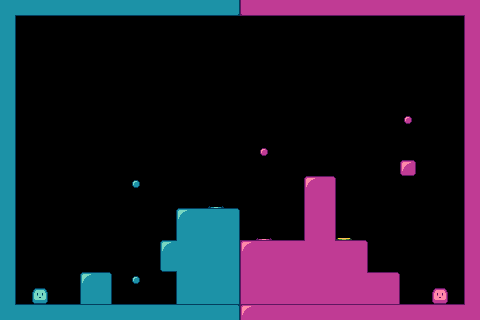

The image is a tile-based game level rendered from a .tmx file. Its description and complete source (layers, tilesets, objects, tile grids) follow:
An orthogonal 30x20 tile map with 16x16 px tiles, 1 tile layer (Tile Layer 1).

<map version="1.4" tiledversion="2021.01.13" orientation="orthogonal" renderorder="right-down" width="30" height="20" tilewidth="16" tileheight="16" infinite="0" nextlayerid="2" nextobjectid="1">
 <tileset firstgid="1" source="spritesheet.tsx" />
 <layer id="1" name="Tile Layer 1" width="30" height="20">
  <data encoding="csv">
109,66,66,66,66,66,66,66,66,66,66,66,66,66,105,108,70,70,70,70,70,70,70,70,70,70,70,70,70,112,
51,0,0,0,0,0,0,0,0,0,0,0,0,0,0,0,0,0,0,0,0,0,0,0,0,0,0,0,0,53,
51,0,0,0,0,0,0,0,0,0,0,0,0,0,0,0,0,0,0,0,0,0,0,0,0,0,0,0,0,53,
51,0,0,0,0,0,0,0,0,0,0,0,0,0,0,0,0,0,0,0,0,0,0,0,0,0,0,0,0,53,
51,0,0,0,0,0,0,0,0,0,0,0,0,0,0,0,0,0,0,0,0,0,0,0,0,0,0,0,0,53,
51,0,0,0,0,0,0,0,0,0,0,0,0,0,0,0,0,0,0,0,0,0,0,0,0,0,0,0,0,53,
51,0,0,0,0,0,0,0,0,0,0,0,0,0,0,0,0,0,0,0,0,0,0,0,0,0,0,0,0,53,
51,0,0,0,0,0,0,0,0,0,0,0,0,0,0,0,0,0,0,0,0,0,0,0,0,114,0,0,0,53,
51,0,0,0,0,0,0,0,0,0,0,0,0,0,0,0,0,0,0,0,0,0,0,0,0,0,0,0,0,53,
51,0,0,0,0,0,0,0,0,0,0,0,0,0,0,0,114,0,0,0,0,0,0,0,0,0,0,0,0,53,
51,0,0,0,0,0,0,0,0,0,0,0,0,0,0,0,0,0,0,0,0,0,0,0,0,88,0,0,0,53,
51,0,0,0,0,0,0,0,113,0,0,0,0,0,0,0,0,0,0,37,39,0,0,0,0,0,0,0,0,53,
51,0,0,0,0,0,0,0,0,0,0,0,0,97,0,0,0,0,0,53,55,0,0,0,0,0,0,0,0,53,
51,0,0,0,0,0,0,0,0,0,0,33,34,34,35,0,0,0,0,53,55,0,0,0,0,0,0,0,0,53,
51,0,0,0,0,0,0,0,0,0,0,49,50,50,51,0,98,0,0,53,55,9,0,0,0,0,0,0,0,53,
51,0,0,0,0,0,0,0,0,0,33,126,50,50,51,124,38,38,38,128,127,38,39,0,0,0,0,0,0,53,
51,0,0,0,0,0,0,0,0,0,65,110,50,50,51,53,54,54,54,54,54,54,55,0,0,0,0,0,0,53,
51,0,0,0,0,33,35,0,113,0,0,49,50,50,51,53,54,54,54,54,54,54,127,38,39,0,0,0,0,53,
51,0,1,0,0,49,51,0,0,0,0,49,50,50,51,53,54,54,54,54,54,54,54,54,55,0,0,5,0,53,
125,34,34,34,34,34,34,34,34,34,34,34,34,34,121,124,38,38,38,38,38,38,38,38,38,38,38,38,38,128
</data>
 </layer>
</map>
